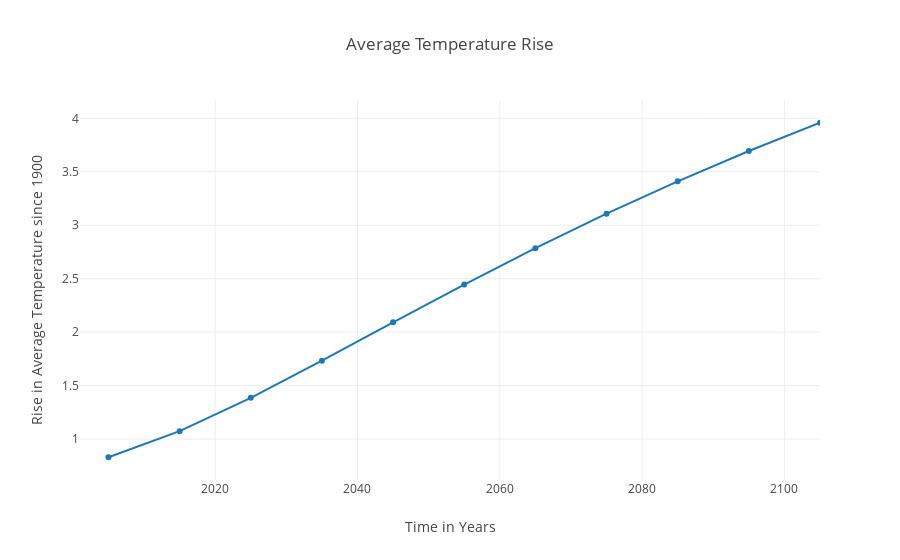

Notebook code cell kept with this figure:
### Code cell
import plotly.graph_objects as go
import datetime

def make_datetime(arr,start_year = 2005):
    x = []
    for i in range(len(arr)):
        x.append(datetime.datetime(year=start_year+(10*i),month=1,day=1))
    return x



fig = go.Figure(
    data=go.Scatter(x=make_datetime(model.T_at), y=model.T_at),
    layout=go.Layout(
        title="Average Temperature Rise",
    ))

fig.update_xaxes(title_text='Time in Years')
fig.update_yaxes(title_text='Rise in Average Temperature since 1900')

fig.update_layout(template="none")
#fig = go.Figure(data=[go.Scatter(x=make_datetime(model.T_at), y=model.T_at)])
# Use datetime objects to set xaxis range
fig.update_layout(xaxis_range=[datetime.datetime(2001, 1, 1),make_datetime(model.T_at)[-1]])
fig.show()

### Figure 1 — Plotly figure (JSON) as saved in the notebook; plotly's stock layout.template omitted (floating-point values rounded to 4 significant figures)
{"data": [{"type": "scatter", "x": ["2005-01-01T00:00:00", "2015-01-01T00:00:00", "2025-01-01T00:00:00", "2035-01-01T00:00:00", "2045-01-01T00:00:00", "2055-01-01T00:00:00", "2065-01-01T00:00:00", "2075-01-01T00:00:00", "2085-01-01T00:00:00", "2095-01-01T00:00:00", "2105-01-01T00:00:00"], "y": [0.83, 1.074, 1.386, 1.733, 2.092, 2.446, 2.786, 3.108, 3.411, 3.694, 3.959]}], "layout": {"title": {"text": "Average Temperature Rise"}, "xaxis": {"range": ["2001-01-01T00:00:00", "2105-01-01T00:00:00"], "title": {"text": "Time in Years"}}, "yaxis": {"title": {"text": "Rise in Average Temperature since 1900"}}}}
